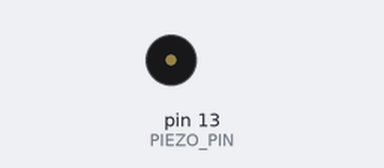
A sketch run on a simulated Arduino Uno, built with avr-gcc and run on an emulated ATmega328P. Parts: buzzer (waves = sounding).

Above: at 0.6 s.
At 6.12 s:
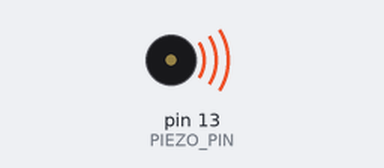
Timing chart, 0 to 6.9 s (numbered marks = the images above):
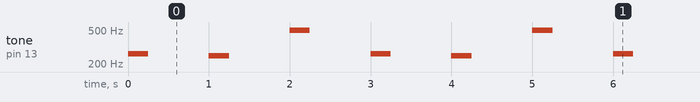

The sketch:

FlowerSupporter-Buzzer.ino
```cpp
// 피에조 스피커 핀
#define PIEZO_PIN 13

const int SCALE[8] = {262, 294, 330, 249, 392, 440, 494, 523};

void setup() {
  // 피에조 스피커 핀 초기화
  pinMode(PIEZO_PIN, OUTPUT);
}

// Main 함수
void loop() {
  tone(PIEZO_PIN, SCALE[0],250);
  delay(1000);
  tone(PIEZO_PIN, SCALE[3],250);
  delay(1000);
  tone(PIEZO_PIN, SCALE[6],250);
  delay(1000);
}
```

Measured:
- by itself, tone on pin 13 (PIEZO_PIN): repeats every 3.0 s: silent 0.75 s, 249 Hz 0.25 s, silent 0.75 s, 494 Hz 0.25 s, silent 0.75 s, 262 Hz 0.25 s
